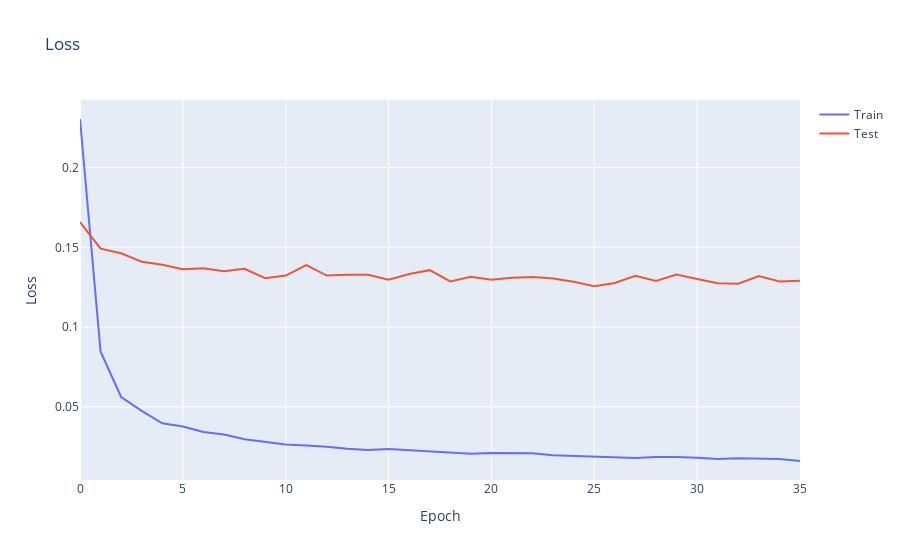

Notebook source saved alongside this figure:
### Code cell
# Plot the loss and the MAE
fig = go.Figure()
fig.add_trace(go.Scatter(x=history.epoch, y=history.history['loss'], mode='lines', name='Train'))
fig.add_trace(go.Scatter(x=history.epoch, y=history.history['val_loss'], mode='lines', name='Test'))
fig.update_layout(title='Loss', xaxis_title='Epoch', yaxis_title='Loss')
fig.show()

### Figure 1 — Plotly figure (JSON) as saved in the notebook; plotly's stock layout.template omitted (floating-point values rounded to 4 significant figures)
{"data": [{"mode": "lines", "name": "Train", "type": "scatter", "x": [0, 1, 2, 3, 4, 5, 6, 7, 8, 9, 10, 11, 12, 13, 14, 15, 16, 17, 18, 19, 20, 21, 22, 23, 24, 25, 26, 27, 28, 29, 30, 31, 32, 33, 34, 35], "y": [0.2304, 0.0848, 0.05625, 0.04762, 0.03978, 0.03779, 0.03438, 0.03279, 0.02975, 0.02833, 0.02655, 0.02587, 0.02518, 0.02381, 0.02302, 0.02363, 0.02294, 0.02188, 0.02118, 0.02069, 0.02121, 0.02109, 0.02106, 0.01977, 0.01947, 0.01869, 0.01884, 0.0181, 0.01867, 0.0187, 0.01821, 0.01739, 0.01787, 0.01757, 0.01742, 0.01618]}, {"mode": "lines", "name": "Test", "type": "scatter", "x": [0, 1, 2, 3, 4, 5, 6, 7, 8, 9, 10, 11, 12, 13, 14, 15, 16, 17, 18, 19, 20, 21, 22, 23, 24, 25, 26, 27, 28, 29, 30, 31, 32, 33, 34, 35], "y": [0.1658, 0.1492, 0.1463, 0.141, 0.139, 0.1363, 0.1369, 0.135, 0.1366, 0.1307, 0.1323, 0.1388, 0.1323, 0.1328, 0.1328, 0.1297, 0.1333, 0.1357, 0.1287, 0.1316, 0.1298, 0.131, 0.1314, 0.1304, 0.1285, 0.1257, 0.1277, 0.1322, 0.1289, 0.1329, 0.1301, 0.1275, 0.1272, 0.132, 0.1286, 0.129]}], "layout": {"title": {"text": "Loss"}, "xaxis": {"title": {"text": "Epoch"}}, "yaxis": {"title": {"text": "Loss"}}}}
